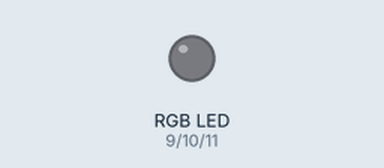
Simulated run of this sketch. Board: Arduino Uno, built with avr-gcc and run on an emulated ATmega328P. On the bench: an RGB LED mixed from three pins (HIGH = lit). Dim RGB values are drawn brighter than linear.

Above: at 0.05 s.
At 0.65 s:
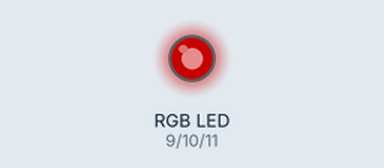
At 1.25 s:
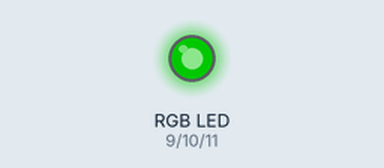
At 2.5 s:
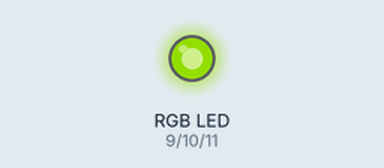
At 3.75 s:
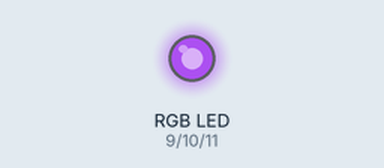
At 5.0 s:
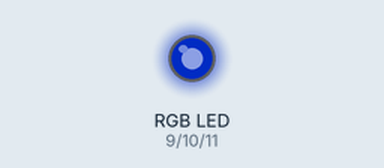
Timing chart, 0 to 6.5 s (numbered marks = the images above):
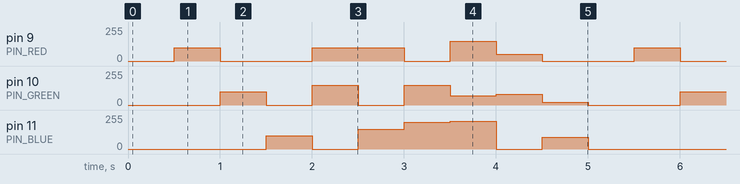

Measured:
- by itself, pin 9 (PIN_RED): repeats every 5.0 s: 0/255 1.0 s, 100/255 1.0 s, 0/255 0.50 s, 150/255 0.50 s, 50/255 0.50 s, 0/255 1.0 s, 100/255 0.50 s
- by itself, pin 10 (PIN_GREEN): repeats every 5.0 s: 2 × (0/255 0.50 s, 150/255 0.50 s), 70/255 0.50 s, 80/255 0.50 s, 20/255 0.50 s, 0/255 1.0 s, 100/255 0.50 s
- by itself, pin 11 (PIN_BLUE): repeats every 5.0 s: 0/255 0.50 s, 150/255 0.50 s, 200/255 0.50 s, 210/255 0.50 s, 0/255 0.50 s, 90/255 0.50 s, 0/255 1.5 s, 100/255 0.50 s

The sketch:

a05_pwm_rgb_led.ino
```cpp
/**
 * 네오아두보드 RGB LED
 * @Auth TaeJuneJoung
 * @Date 2021.05.28
 * 빛의 3원색을 이용(2)
 */
int PIN_RED = 9;
int PIN_GREEN = 10;
int PIN_BLUE = 11;

/**
 * ledCtrl 함수: RGB LED를 쉽게 제어하기 위한 커스텀 함수
 * @params: int red_power, int green_power, int blue_power
 * red_power: 빨간색의 세기값
 * green_power: 초록색의 세기값
 * blue_power: 파란색의 세기값
 *
 * params라고 쓴 부분을 파라미터라고 하며, loop문에 ledCtrl을 호출하면서 쓴 숫자들은 아규먼트라고 함
 */
void ledCtrl(int red_power, int green_power, int blue_power) {
  analogWrite(PIN_RED, red_power);
  analogWrite(PIN_GREEN, green_power);
  analogWrite(PIN_BLUE, blue_power);
  delay(500);
}

void setup() {
  pinMode(PIN_RED, OUTPUT);
  pinMode(PIN_GREEN, OUTPUT);
  pinMode(PIN_BLUE, OUTPUT);
}

/**
 * 해당 부분은 함수와 연관하여 진행
 * 다양한 색상을 나타낼 수 있으니 안에 숫자 바꿔가면서 진행
 */
void loop() {
  ledCtrl(0, 0, 0);
  ledCtrl(100, 0, 0);
  ledCtrl(0, 100, 0);
  ledCtrl(0, 0, 100);
  ledCtrl(100, 150, 0);
  ledCtrl(100, 0, 150);
  ledCtrl(0, 150, 200);
  ledCtrl(150, 70, 210);
  ledCtrl(50, 80, 0);
  ledCtrl(0, 20, 90);
}
```
